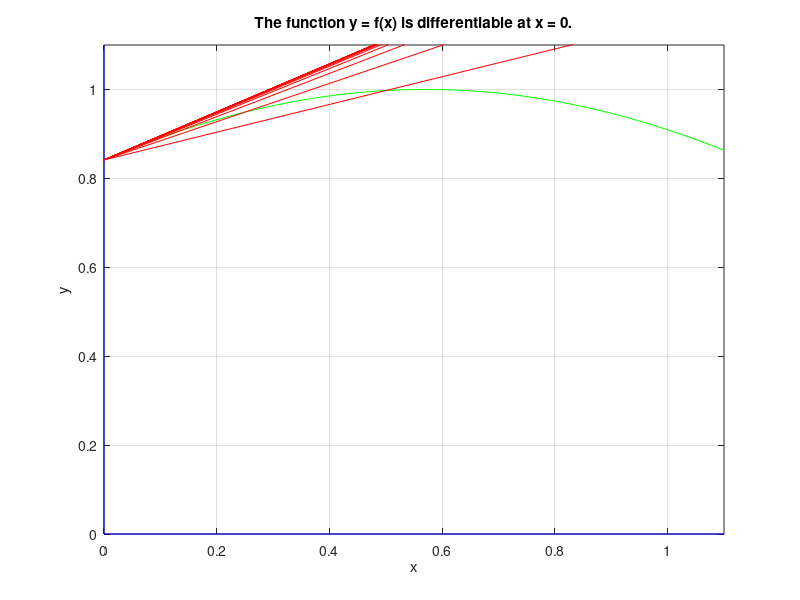
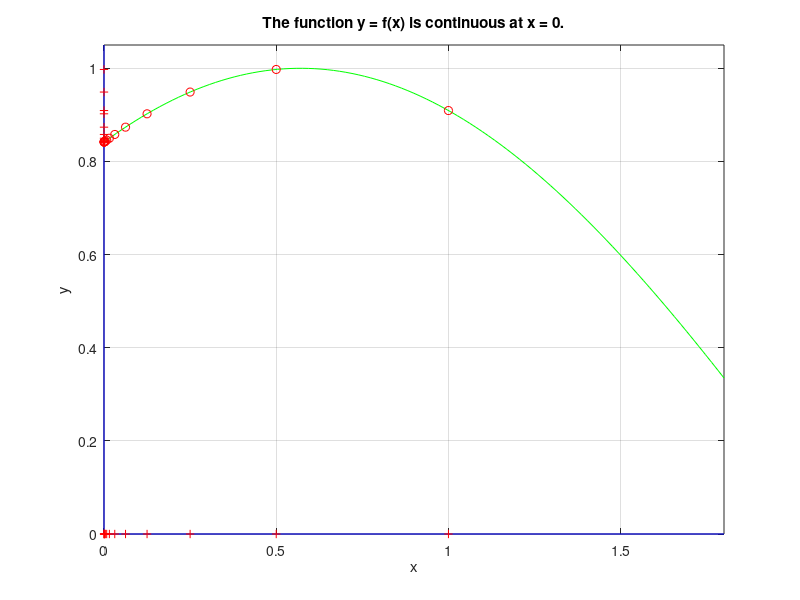

Source code (MATLAB) for these figures, in order:
echo on; clc;
%---------------------------------------------------------------------------
%A1_4   MATLAB script file for investigating Theorem 1.4
%
% NUMERICAL METHODS: MATLAB Programs, (c) John H. Mathews 1995
% To accompany the text:
% NUMERICAL METHODS for Mathematics, Science and Engineering, 2nd Ed, 1992
% Prentice Hall, Englewood Cliffs, New Jersey, 07632, U.S.A.
% Prentice Hall, Inc.; USA, Canada, Mexico ISBN 0-13-624990-6
% Prentice Hall, International Editions:   ISBN 0-13-625047-5
% This free software is compliments of the author.
% E-mail address:       in%"mathews@fullerton.edu"
%
% Theorem 1.4  (Differentiable function implies continuous function).
% Section 1.1,  Review of Calculus, Page 5
%---------------------------------------------------------------------------

clc; clear all; format short;

% - - - - - - - - - - - - - - - - - - - - - - - - - - - - - - -
%
% Theorem 1.4  (Differentiable function implies continuous function).
%
% If  f(x)  is differentiable at  x = x , then  f(x) is
%                                      0
% continuous at x .
%                0
% - - - - - - - - - - - - - - - - - - - - - - - - - - - - - - -

pause % Press any key to continue.

clc;

% - - - - - - - - - - - - - - - - - - - - - - - - - - - - - - -
%
% Example for page 5.  Let  f(x) = sin(x+1).  Investigate the
%
% derivative via limiting slopes of secant lines at  x  = 0.
%                                                     0

f  = 'sin(x+1)';
df = 'cos(x+1)';

clc;

% ~ ~ ~ ~ ~ ~ ~ ~ ~ ~ ~ ~ ~ ~ ~ ~ ~ ~ ~ ~ ~
% Prepare graphics arrays to plot y = f(x).
% ~ ~ ~ ~ ~ ~ ~ ~ ~ ~ ~ ~ ~ ~ ~ ~ ~ ~ ~ ~ ~
a = 0;
b = 1.1;
F = 'sin(X+1)';
h = (b-a)/100;
X = a:h:b;
Y = eval(F);

clc; figure(1); clf;

%~~~~~~~~~~~~~~~~~~~~~~~
% Begin graphics section
%~~~~~~~~~~~~~~~~~~~~~~~
a = 0;
b = 1.1;
c = 0;
d = 1.1;
whitebg('w');
plot([a b],[0 0],'b',[0 0],[c d],'b');
axis([a b c d]);
axis(axis);
hold on;
title('The function y = f(x) is differentiable at x = 0.'); figure(gcf);
% fplot(f,[a b],'-g'); figure(gcf);
plot(X,Y,'-g'); figure(gcf);
for j = 1:14,
  x = a;
  y = eval(f);
  x0 = x;
  y0 = y;
  x = a + 1/2^j;
  y = eval(f);
  x1 = x;
  y1 = y;
  dx = x1-x0;
  dy = y1-y0;
  m = dy/dx;
  dX = [dx, dx];
  dY = [dy, dy];
  M = [m, m];
  plot([x0, b-a],[y0, y0+(b-a)*m],'-r'); figure(gcf);
end
xlabel('x');
ylabel('y');
grid;
hold off;
figure(gcf); 

%....................................
% Begin section to print the results.
%....................................
points = [dX; dY; M]';
clc; disp(' '); disp('Table of values for the derivative.');...
disp(' '); disp(['      dx '  '       dy' '       dy/dx']);...
disp(' ');disp(points);

pause % Press any key to continue.

clc;

f = 'sin(x+1)';
p = 0:1:13;
h = 2 .^(-p);
x = h;
y = eval(f);
z = zeros(size(x));

% ~ ~ ~ ~ ~ ~ ~ ~ ~ ~ ~ ~ ~ ~ ~ ~ ~ ~ ~ ~ ~
% Prepare graphics arrays to plot y = f(x).
% ~ ~ ~ ~ ~ ~ ~ ~ ~ ~ ~ ~ ~ ~ ~ ~ ~ ~ ~ ~ ~
a = 0;
b = 1.8;
F = 'sin(X+1)';
h = (b-a)/100;
X = a:h:b;
Y = eval(F);

clc; figure(2); clf;

%~~~~~~~~~~~~~~~~~~~~~~~
% Begin graphics section
%~~~~~~~~~~~~~~~~~~~~~~~
a = 0;
b = 1.8;
c = 0;
d = 1.05;
whitebg('w');
plot([a b],[0 0],'b',[0 0],[c d],'b');
axis([a b c d]);
axis(axis);
hold on;
title('The function y = f(x) is continuous at x = 0.'); figure(gcf);
% fplot(f,[a b],'-g'); figure(gcf);
plot(X,Y,'-g'); figure(gcf);
plot(x,y,'or');
plot(x,z,'+r');
plot(z,y,'+r');
xlabel('x');
ylabel('y');
grid;
hold off;
figure(gcf);

%....................................
% Begin section to print the results.
%....................................
points = [x;y]';
clc; disp(' '); disp('Table of values for the limit.');...
disp(' '); disp(['      x '  '       f(x )']);...
disp(['       n'  '          n ']);disp(' ');disp(points);
